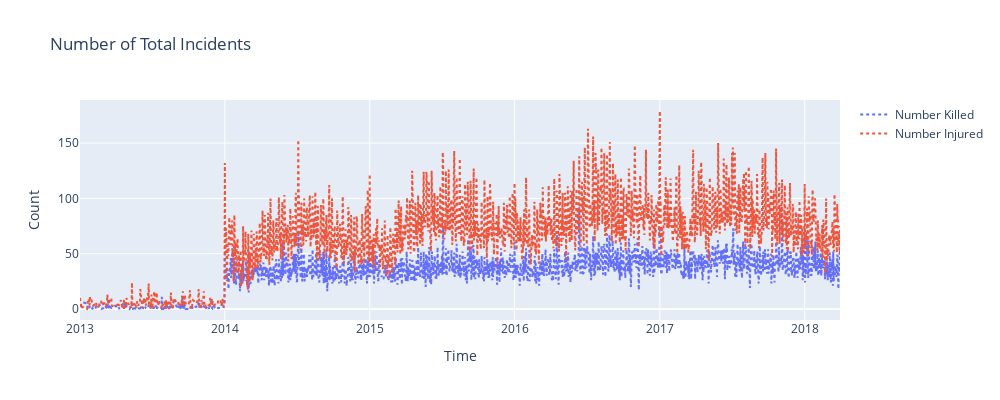
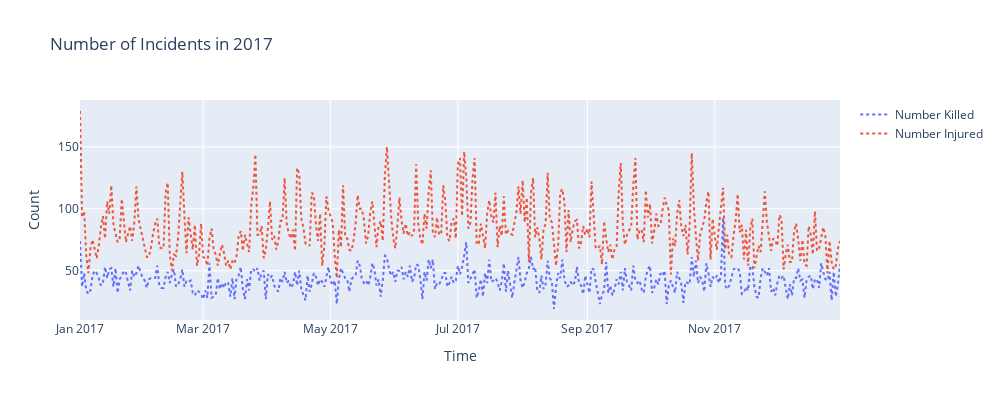

Notebook cell for these charts, in order:
### Markdown cell above
Incidents per Year:
1. From 2014 to 2017, there appears to have been a general increase trend in the number of occurrences involving gun violence. 51,000 in the year 2014, to 61,000 in the year 2017
2. Since the data is only complete through March of 2018, which is only three months into 2018, there is not enough information to calculate the total number of occurrences that occurred in 2018. However, considering that the data only goes back three months, it is incredible that 12,000 occurrences have already been documented. 

Average Number of Incidents per Month Over the Years:
1. It would appear that the summer is the season in which the greatest number of occurrences take place, with the months of July and August having the largest total number of incidents. Both January and February had around 4,000 incidences of gun violence.

Average Number of Incidents per Day over Years:
1. The weekend is when the most instances take place, according to an observation made from above the plot. The frequency (in counts) of incidents that occurred on Sunday during the course of the years is 6000.

### Code cell
# Calculate the sum of killed and injured individuals for each date
n_killed = gun_violence_df.groupby('date')['n_killed'].sum(numeric_only=False).values
n_injured = gun_violence_df.groupby('date')['n_injured'].sum(numeric_only=False).values
dates = gun_violence_df.groupby('date').count().index

# Create traces for killed and injured individuals
trace1 = go.Scatter(
    x=dates,
    y=n_killed,
    name='Number Killed',
    line=dict(dash='dot')
)

trace2 = go.Scatter(
    x=dates,
    y=n_injured,
    name='Number Injured',
    line=dict(dash='dot')
)

# Combine traces into data list
data = [trace1, trace2]

# Define layout for the chart
layout = go.Layout(
    height=400,
    width=1000,
    title='Number of Total Incidents',
    xaxis=dict(title='Time'),
    yaxis=dict(title='Count')
)

# Create figure with data and layout
fig = go.Figure(data=data, layout=layout)

# Display the interactive plot
iplot(fig)

# Filter data for the year 2017
gun_violence_2017 = gun_violence_df[gun_violence_df['year'] == 2017]

# Calculate the sum of killed and injured individuals for each date in 2017
n_killed_2017 = gun_violence_2017.groupby('date')['n_killed'].sum(numeric_only=False).values
n_injured_2017 = gun_violence_2017.groupby('date')['n_injured'].sum(numeric_only=False).values
dates_2017 = gun_violence_2017.groupby('date').count().index


# Create traces for killed and injured individuals in 2017
trace1 = go.Scatter(
    x=dates_2017,
    y=n_killed_2017,
    name='Number Killed',
    line=dict(dash='dot')
)

trace2 = go.Scatter(
    x=dates_2017,
    y=n_injured_2017,
    name='Number Injured',
    line=dict(dash='dot')
)

# Combine traces into data list
data = [trace1, trace2]

# Define layout for the chart
layout = go.Layout(
    height=400,
    width=1000,
    title='Number of Incidents in 2017',
    xaxis=dict(title='Time'),
    yaxis=dict(title='Count')
)

# Create figure with data and layout
fig = go.Figure(data=data, layout=layout)

# Display the interactive plot
iplot(fig)

### Figure 1 — Plotly figure (JSON) as saved in the notebook; plotly's stock layout.template omitted (floating-point values rounded to 4 significant figures; data arrays with more than 128 entries replaced by an {"elided": "..."} marker saying what was removed)
{"data": [{"line": {"dash": "dot"}, "name": "Number Killed", "type": "scatter", "x": {"elided": "1725 str values"}, "y": {"elided": "1725 int values"}}, {"line": {"dash": "dot"}, "name": "Number Injured", "type": "scatter", "x": {"elided": "1725 str values"}, "y": {"elided": "1725 int values"}}], "layout": {"height": 400, "title": {"text": "Number of Total Incidents"}, "width": 1000, "xaxis": {"title": {"text": "Time"}}, "yaxis": {"title": {"text": "Count"}}}}

### Figure 2 — Plotly figure (JSON) as saved in the notebook; plotly's stock layout.template omitted (floating-point values rounded to 4 significant figures; data arrays with more than 128 entries replaced by an {"elided": "..."} marker saying what was removed)
{"data": [{"line": {"dash": "dot"}, "name": "Number Killed", "type": "scatter", "x": {"elided": "364 str values"}, "y": {"elided": "364 int values"}}, {"line": {"dash": "dot"}, "name": "Number Injured", "type": "scatter", "x": {"elided": "364 str values"}, "y": {"elided": "364 int values"}}], "layout": {"height": 400, "title": {"text": "Number of Incidents in 2017"}, "width": 1000, "xaxis": {"title": {"text": "Time"}}, "yaxis": {"title": {"text": "Count"}}}}
